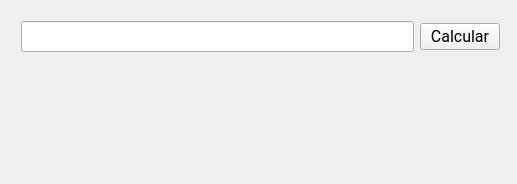
<?xml version="1.0" encoding="UTF-8"?>
<ui version="4.0">
 <class>MainWindow</class>
 <widget class="QMainWindow" name="MainWindow">
  <property name="geometry">
   <rect>
    <x>0</x>
    <y>0</y>
    <width>517</width>
    <height>184</height>
   </rect>
  </property>
  <property name="sizePolicy">
   <sizepolicy hsizetype="Maximum" vsizetype="Maximum">
    <horstretch>0</horstretch>
    <verstretch>0</verstretch>
   </sizepolicy>
  </property>
  <property name="maximumSize">
   <size>
    <width>600</width>
    <height>400</height>
   </size>
  </property>
  <property name="windowTitle">
   <string>Calculadora con Bison y Flex</string>
  </property>
  <property name="tabShape">
   <enum>QTabWidget::Rounded</enum>
  </property>
  <widget class="QWidget" name="centralWidget">
   <property name="layoutDirection">
    <enum>Qt::LeftToRight</enum>
   </property>
   <property name="autoFillBackground">
    <bool>false</bool>
   </property>
   <widget class="QWidget" name="verticalLayoutWidget">
    <property name="geometry">
     <rect>
      <x>10</x>
      <y>10</y>
      <width>501</width>
      <height>161</height>
     </rect>
    </property>
    <layout class="QVBoxLayout" name="verticalLayout">
     <item>
      <layout class="QHBoxLayout" name="horizontalLayout">
       <item>
        <widget class="QLineEdit" name="lineEdit">
         <property name="font">
          <font>
           <family>Andale Mono</family>
           <pointsize>14</pointsize>
          </font>
         </property>
        </widget>
       </item>
       <item>
        <widget class="QPushButton" name="pushButton">
         <property name="font">
          <font>
           <family>Roboto</family>
           <pointsize>12</pointsize>
          </font>
         </property>
         <property name="text">
          <string>Calcular</string>
         </property>
        </widget>
       </item>
      </layout>
     </item>
     <item>
      <widget class="QLabel" name="label_2">
       <property name="text">
        <string/>
       </property>
       <property name="alignment">
        <set>Qt::AlignBottom|Qt::AlignHCenter</set>
       </property>
      </widget>
     </item>
     <item>
      <widget class="QLabel" name="label">
       <property name="font">
        <font>
         <family>DejaVu Sans Mono</family>
         <pointsize>18</pointsize>
        </font>
       </property>
       <property name="text">
        <string/>
       </property>
       <property name="textFormat">
        <enum>Qt::PlainText</enum>
       </property>
       <property name="alignment">
        <set>Qt::AlignCenter</set>
       </property>
      </widget>
     </item>
    </layout>
   </widget>
  </widget>
 </widget>
 <layoutdefault spacing="6" margin="11"/>
 <resources/>
 <connections/>
</ui>
